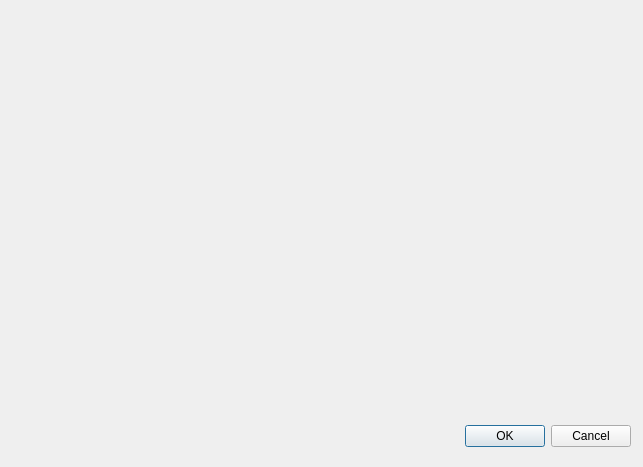
<?xml version="1.0" encoding="UTF-8"?>
<ui version="4.0">
 <class>Dialog</class>
 <widget class="QDialog" name="Dialog">
  <property name="geometry">
   <rect>
    <x>0</x>
    <y>0</y>
    <width>643</width>
    <height>467</height>
   </rect>
  </property>
  <property name="windowTitle">
   <string>Dialog</string>
  </property>
  <widget class="QDialogButtonBox" name="buttonBox">
   <property name="geometry">
    <rect>
     <x>440</x>
     <y>420</y>
     <width>191</width>
     <height>32</height>
    </rect>
   </property>
   <property name="orientation">
    <enum>Qt::Horizontal</enum>
   </property>
   <property name="standardButtons">
    <set>QDialogButtonBox::Cancel|QDialogButtonBox::Ok</set>
   </property>
  </widget>
  <widget class="QWidget" name="verticalLayoutWidget">
   <property name="geometry">
    <rect>
     <x>20</x>
     <y>20</y>
     <width>601</width>
     <height>371</height>
    </rect>
   </property>
   <layout class="QVBoxLayout" name="verticalLayout"/>
  </widget>
 </widget>
 <resources/>
 <connections>
  <connection>
   <sender>buttonBox</sender>
   <signal>accepted()</signal>
   <receiver>Dialog</receiver>
   <slot>accept()</slot>
   <hints>
    <hint type="sourcelabel">
     <x>248</x>
     <y>254</y>
    </hint>
    <hint type="destinationlabel">
     <x>157</x>
     <y>274</y>
    </hint>
   </hints>
  </connection>
  <connection>
   <sender>buttonBox</sender>
   <signal>rejected()</signal>
   <receiver>Dialog</receiver>
   <slot>reject()</slot>
   <hints>
    <hint type="sourcelabel">
     <x>316</x>
     <y>260</y>
    </hint>
    <hint type="destinationlabel">
     <x>286</x>
     <y>274</y>
    </hint>
   </hints>
  </connection>
 </connections>
</ui>
